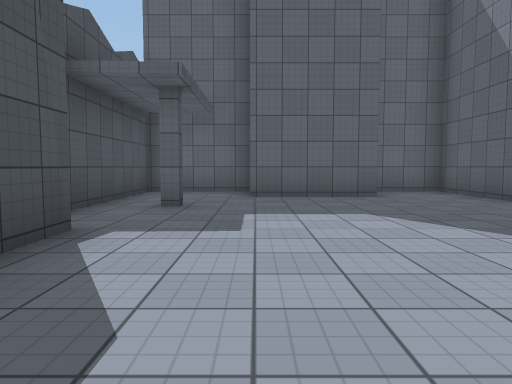
view 1 (above)

16 first-person views from a walk through a scene from a Unity 3-D project. The camera is 1.2 m above the floor, tilts 4° down and sees 70° across. The floor is counted in squares, 2 m on a side. Each view is taken from the middle of a square. On the plan, view 1 faces up. The plan holds only what a view shows up to about 10 squares ahead; the rest is blank. The place goes on beyond the plan. The player is left out. Surface patterns are stand-ins for the level's own textures.

view 2
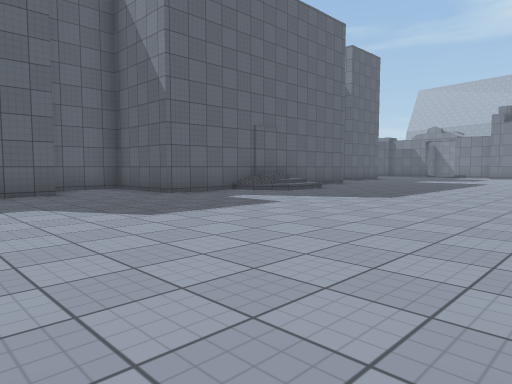

view 3
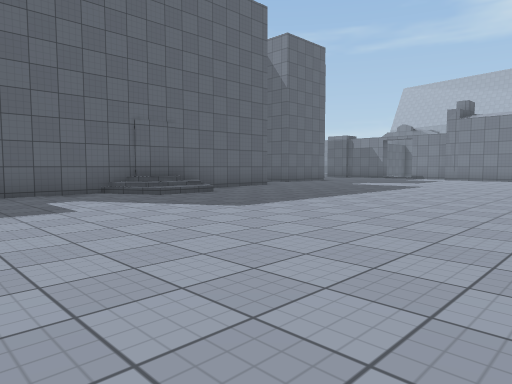

view 4
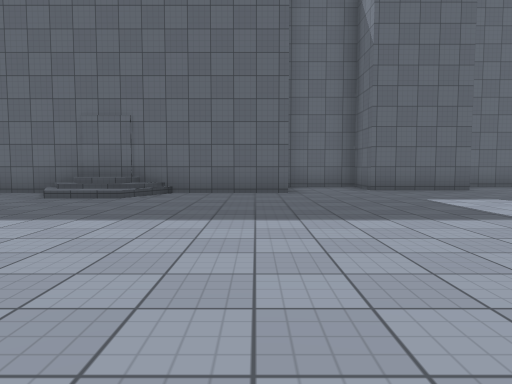

view 5
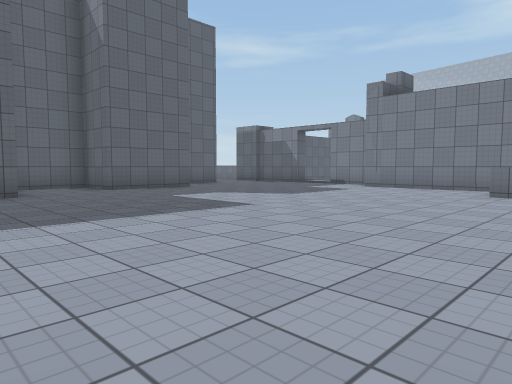

view 6
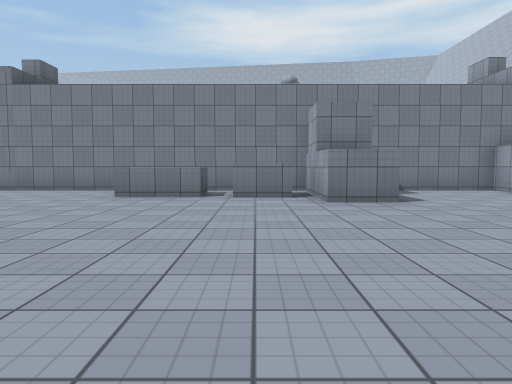

view 7
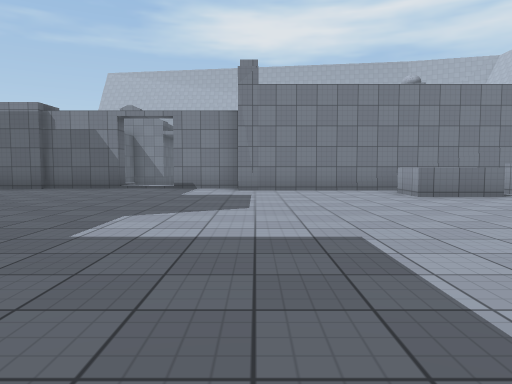

view 8
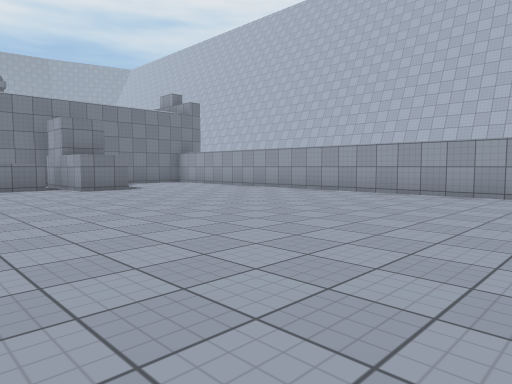

view 9
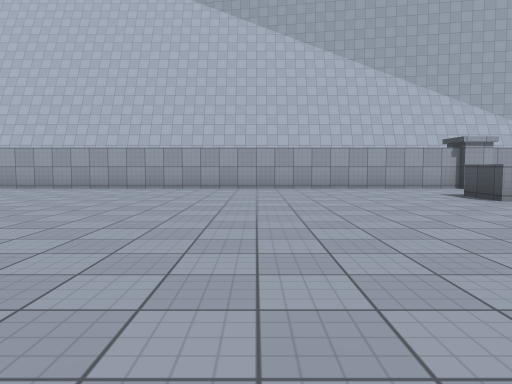

view 10
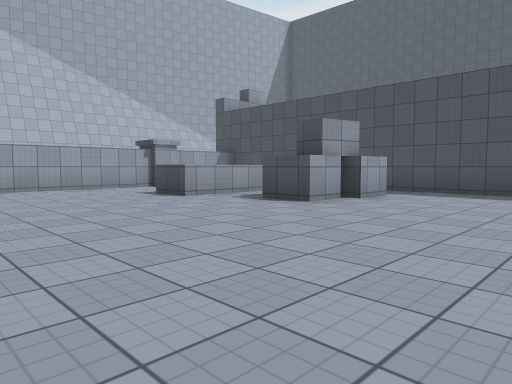

view 11
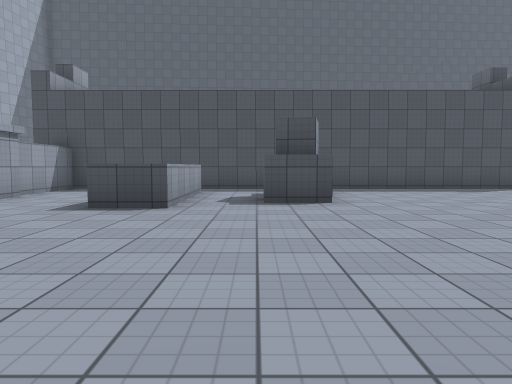

view 12
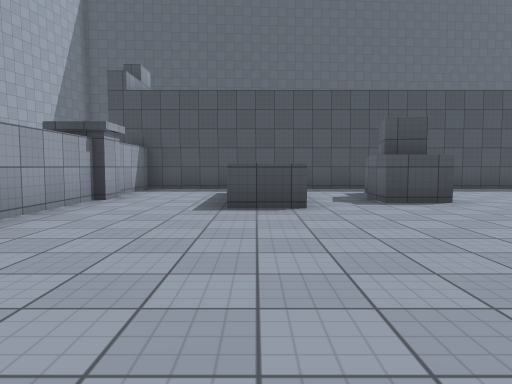

view 13
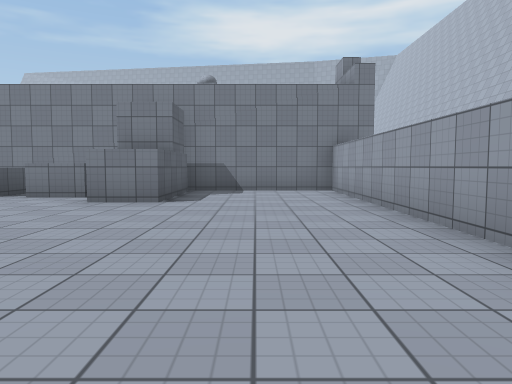

view 14
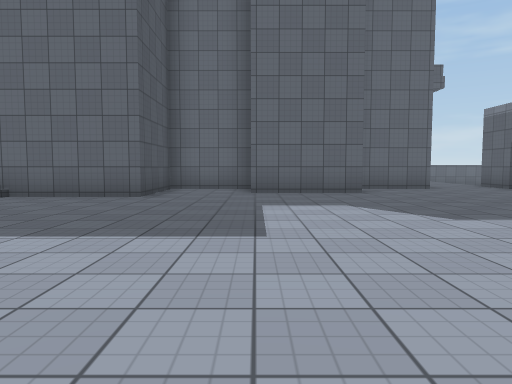

view 15
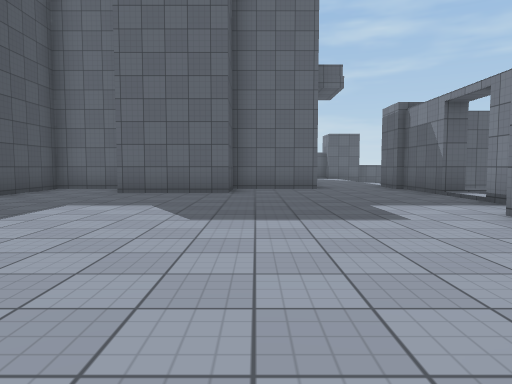

view 16
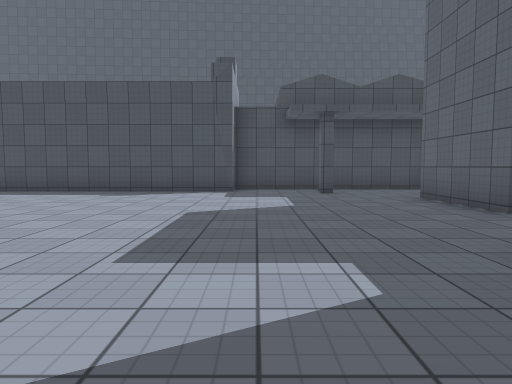

### Floor plan
Key: @ floor where view 1 was taken; # wall or solid block; . floor; / step, stairs or slope; = window, fence, low wall or low ledge; ^ raised ledge.
Columns run from 3 left of view 1 to 23 right of it. Each row starts with its distance up from view 1.
  9 #### ####     ########..###
  8 #..###..#     #..###....#
  7 #.......#######.........#=
  6 #.#.......///.........../
  5 #.........//............#
  4 #.......................#
  3 ##.....................##
  2  #.....................#
  1  #.....................#
  0  #.@...................#
 -1  #....................^#
 -2  #....................^#
 -3  #.##................^^#
 -4  #.....................#
 -5  #...................###
 -6  #.^^^.................#
 -7  #.....................#
 -8  #.....................#
 -9  #######################

Where each view was taken, in squares from view 1:
view 1: 0 up, 0 right, facing up
view 2: 1 down, 0 right, facing up-right
view 3: 2 down, 3 right, facing up-right
view 4: 2 down, 11 right, facing up
view 5: 2 down, 10 right, facing up-right
view 6: 3 down, 11 right, facing right
view 7: 3 up, 11 right, facing right
view 8: 1 down, 8 right, facing down-right
view 9: 1 up, 7 right, facing down
view 10: 1 up, 7 right, facing down-left
view 11: 4 down, 8 right, facing left
view 12: 6 down, 8 right, facing left
view 13: 7 down, 11 right, facing right
view 14: 1 down, 14 right, facing up
view 15: 1 down, 17 right, facing up
view 16: 4 up, 7 right, facing left
